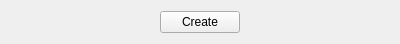
<?xml version="1.0" encoding="UTF-8"?>
<ui version="4.0">
 <class>MainWidget</class>
 <widget class="QWidget" name="MainWidget">
  <property name="geometry">
   <rect>
    <x>0</x>
    <y>0</y>
    <width>400</width>
    <height>42</height>
   </rect>
  </property>
  <property name="windowTitle">
   <string>Dynamic Widget Creation from QML</string>
  </property>
  <layout class="QHBoxLayout" name="horizontalLayout">
   <item alignment="Qt::AlignHCenter">
    <widget class="QPushButton" name="createButton">
     <property name="text">
      <string>Create</string>
     </property>
    </widget>
   </item>
  </layout>
 </widget>
 <resources/>
 <connections/>
</ui>
